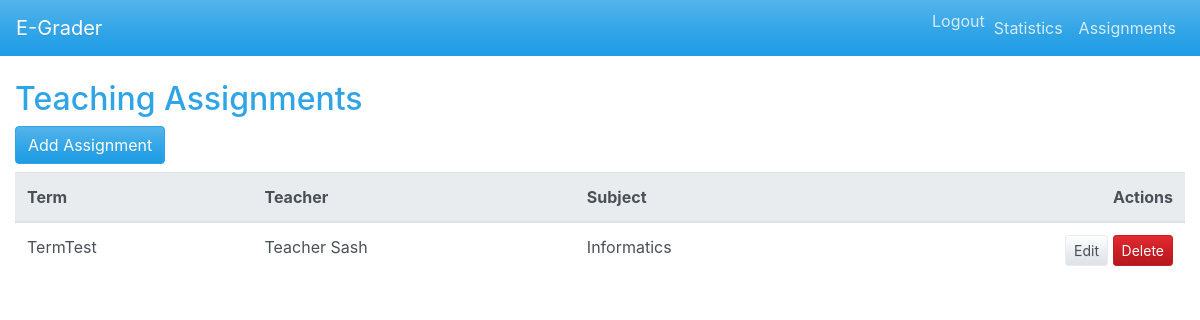
Screenshot of /assignments/ (signed in) with the database file from the repository.
### core/models.py (models this page shows, shortened)
class TeachingAssignment(models.Model):
    term = models.ForeignKey(ProgramTerm, on_delete=models.CASCADE, related_name='assignments')
    teacher = models.ForeignKey(Teacher, on_delete=models.CASCADE, related_name='assignments')
    subject = models.ForeignKey(Subject, on_delete=models.CASCADE, related_name='assignments')
    class Meta:
        unique_together = ('term', 'teacher', 'subject')

class ProgramTerm(models.Model):
    school = models.ForeignKey(School, on_delete=models.CASCADE, related_name='terms')
    name = models.CharField(max_length=100)
    start_date = models.DateField()
    end_date = models.DateField()
    subjects = models.ManyToManyField(Subject, related_name='terms')

class Teacher(models.Model):
    user = models.OneToOneField(User, on_delete=models.CASCADE)
    school = models.ForeignKey(School, on_delete=models.CASCADE)
    subjects = models.ManyToManyField(Subject, related_name='teachers')

class User(AbstractUser):
    role = models.CharField(max_length=20, choices=ROLE_CHOICES)

class Subject(models.Model):
    name = models.CharField(max_length=100)

### core/views.py (the view)
# urls.py: path('assignments/', TeachingAssignmentListView.as_view(), name='assignment_list'),
@method_decorator(login_required, name='dispatch')
class TeachingAssignmentListView(ListView):
    model = TeachingAssignment
    template_name = 'assignments/assignment_list.html'
    context_object_name = 'assignments'
    def get_queryset(self):
        qs = super().get_queryset()
        user = self.request.user
        if user.role in ['director', 'admin']:
            return qs
        if user.role == 'teacher':
            return qs.filter(teacher__user=user)
        return qs.none()

### templates/assignments/assignment_list.html (shortened to what this page needs)
{% extends 'base.html' %}
{% block content %}
<h2>Teaching Assignments</h2>
<a class="btn btn-primary mb-2" href="{% url 'assignment_add' %}">Add Assignment</a>
<div class="table-responsive">
  <table class="table table-hover">
    <thead class="thead-light">
      <tr>
        <th>Term</th>
        <th>Teacher</th>
        <th>Subject</th>
        <th class="text-right">Actions</th>
      </tr>
    </thead>
    <tbody>
      {% for assignment in assignments %}
      <tr>
        <td>{{ assignment.term.name }}</td>
        <td>{{ assignment.teacher.user.get_full_name }}</td>
        <td>{{ assignment.subject.name }}</td>
        <td class="text-right">
          <a href="{% url 'assignment_edit' assignment.pk %}" class="btn btn-sm btn-secondary">Edit</a>
          <a href="{% url 'assignment_delete' assignment.pk %}" class="btn btn-sm btn-danger">Delete</a>
        </td>
      </tr>
      {% empty %}
      <tr><td colspan="4">No assignments found.</td></tr>
      {% endfor %}
    </tbody>
  </table>
</div>
{% endblock %}

### rows the page displays
TeachingAssignment: term.name "TermTest", teacher.user.get_full_name "Teacher Sash", subject.name "Informatics"
